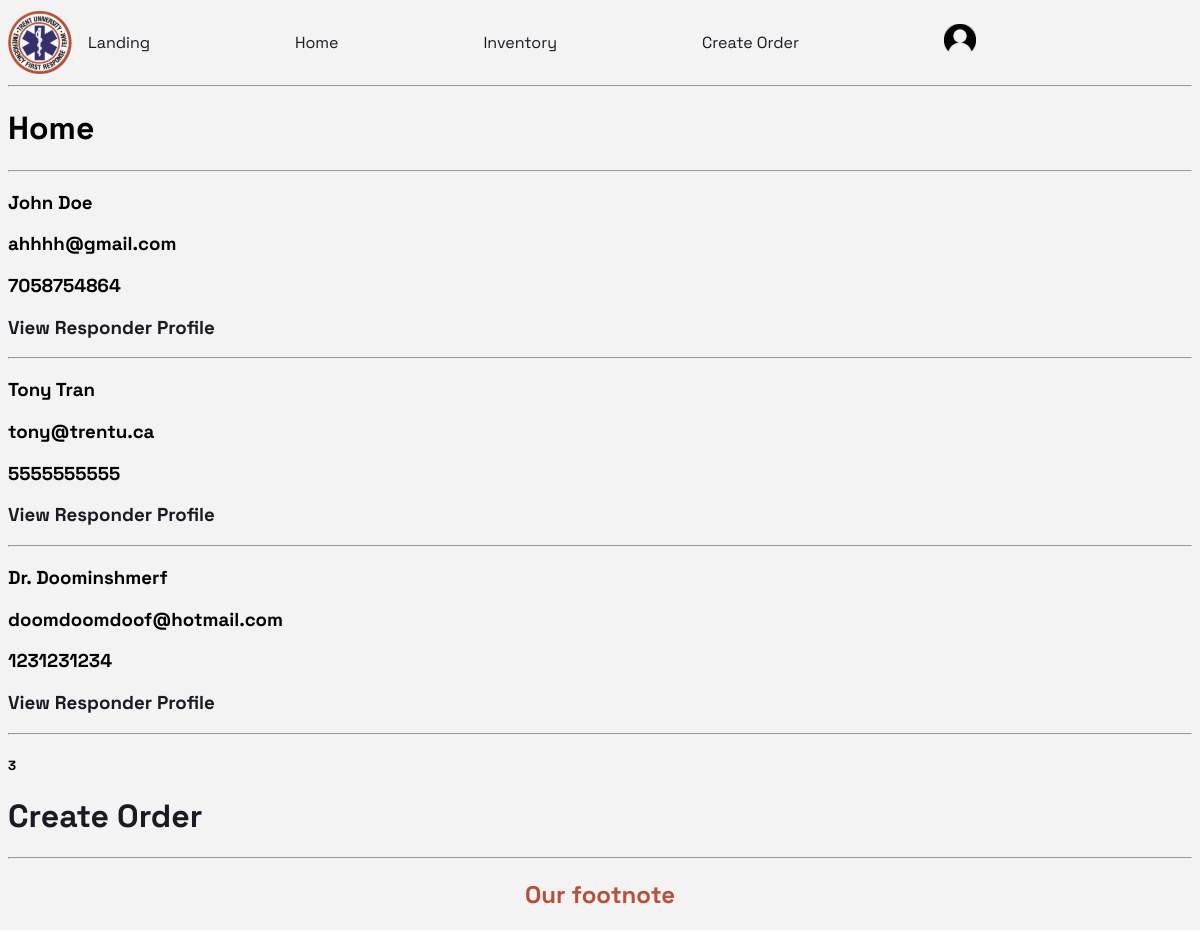
The app's page /home/ (signed in) with its own data.
### manager/models.py (models this page shows, shortened)
class Responder(models.Model):
    user = models.OneToOneField(User, on_delete=models.CASCADE)
    name = models.CharField(max_length=200, null=True)
    phone = models.CharField(max_length=10, null=True)
    email = models.CharField(max_length=250, null=True)
    profile_pic = models.ImageField(default="defaultProfilePicture.jpg", null=True, blank=True)
    date_created = models.DateTimeField(auto_now_add=True)

### manager/decorators.py (the view)
        def wrapper_func(request, *args, **kwargs):
            group = None
            if request.user.groups.exists():
                group = request.user.groups.all()[0].name
            if group in allowed_roles:
                return view_func(request, *args, **kwargs)
            else:
                return HttpResponse('You are not authorized to view this page')

### manager/views.py (called while the page is built)
@login_required(login_url='login')
@allowed_users(allowed_roles=['admin', 'responder'])
def home(request):
    responders = Responder.objects.all()
    total_responders = responders.count()
    context = {
        'responders': responders,
        'total_responders': total_responders
    }
    return render(request, 'manager/home.html', context)

### manager/templates/manager/home.html
{% extends 'manager/main.html' %}
{% load static%}
{% block content %}
<h1>Home</h1>
<hr>
{% for res in responders %}
    <h3>{{res.name}}</h3>
    <h3>{{res.email}}</h3>
    <h3>{{res.phone}}</h3>
    <h3><a href="{% url 'dashboard' res.id %}">View Responder Profile</a></h3>
    <hr>
{% endfor %}
<h5>{{total_responders}}</h5>
<h1><a href="{% url 'create_order' user.responder.id %}">Create Order</a></h1>
{% endblock %}

### static/css/main.css (style rules this page uses)
:root { --primary: #B85038; }
:root { --primary-color: #b85038; --accent-color: #342c6b; --text-color: #191a23; --bg-color: #f3f3f3; font-family: "Space Grotesk", "Roboto", "sans-serif"; }
a { text-decoration: none; color: var(--text-color); }
body { background-color: var(--bg-color); }

### records on screen
Responder: name "John Doe", email "ahhhh@gmail.com", phone "7058754864"
Responder: name "Tony Tran", email "tony@trentu.ca", phone "5555555555"
Responder: name "Dr. Doominshmerf", email "doomdoomdoof@hotmail.com", phone "1231231234"

### other values on screen
{{ total_responders }} "3"
